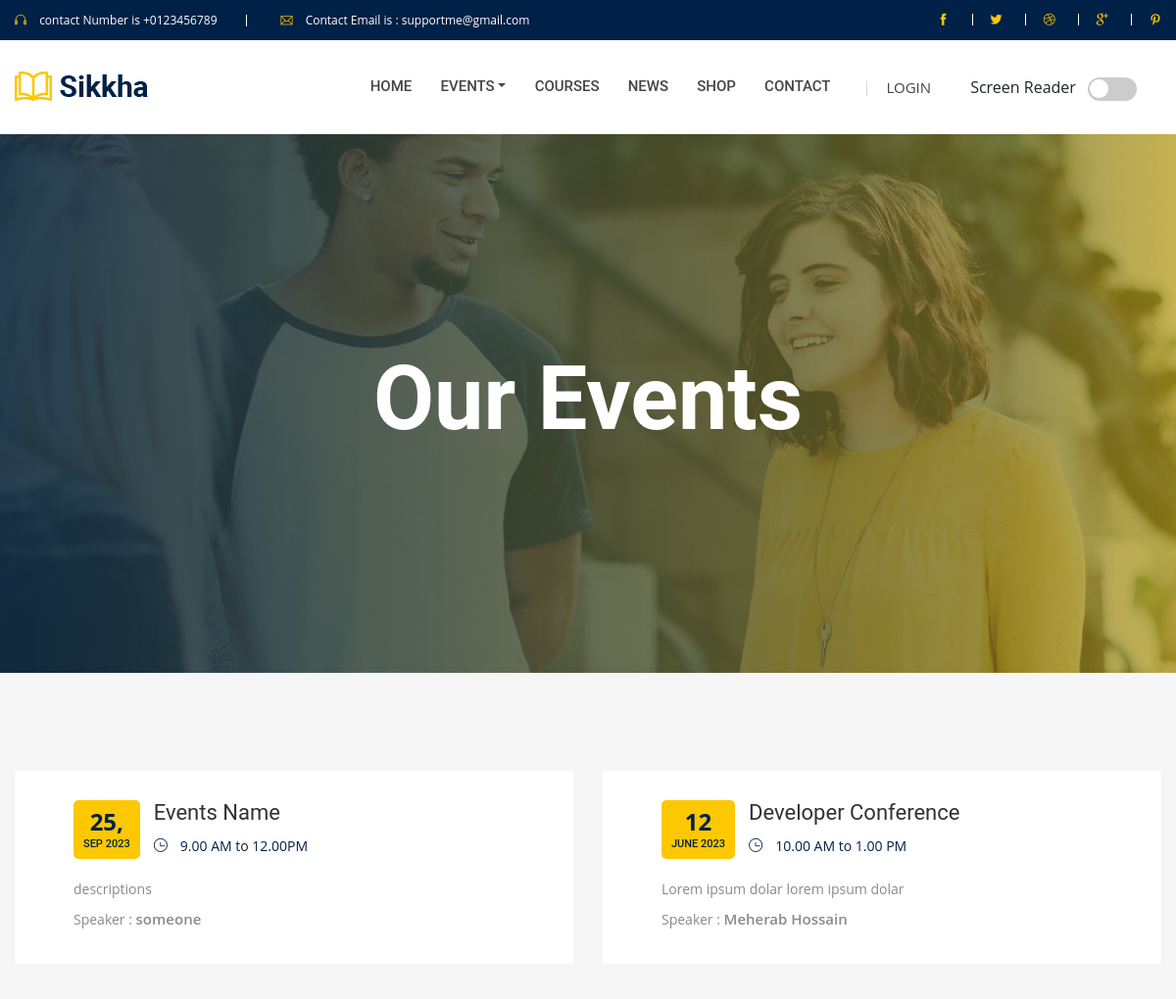
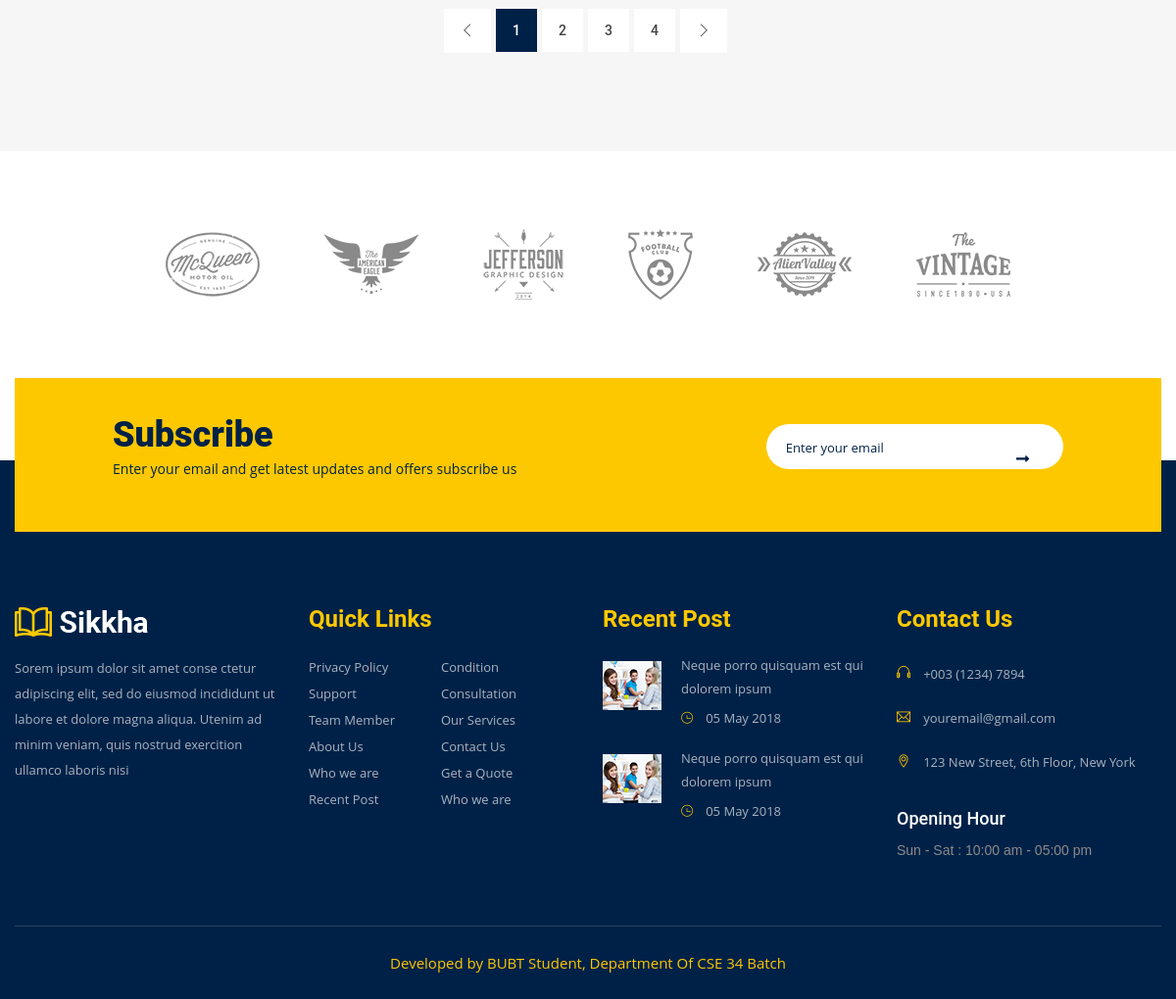
The app's page /event-shikkha/ with its own data (2 pictures, top to bottom).
### myapp/models.py (models this page shows, shortened)
class E_events(models.Model):
    img = models.ImageField(upload_to='events')
    date = models.CharField(max_length=1000)
    date_m_y = models.CharField(max_length=1000, default="")
    event_name =  models.CharField(max_length=1000)
    time = models.CharField(max_length=1000)
    desc = models.CharField(max_length=1000)
    speaker = models.CharField(max_length=1000)

### myapp/views.py (the view, shortened to what this page needs)
# urls.py: path('event-shikkha/',views.events,name='events'),
def events(request):
    return render(request, 'events_01.html',context={'events_data':E_events_data})

### templates/events_01.html (shortened to what this page needs)
{% extends 'base.html' %}
{% block body_content %}
{% load static %}
    <div class="slider-area">
        <div class="pages-title">
            <div class="single-slider slider-height slider-height-breadcrumb d-flex align-items-center" style="background-image: url({% static 'img/bg/others_bg.jpg' %});">
                <div class="container">
                    <div class="row">
                        <div class="col-xl-12">
                            <div class="slider-content slider-content-breadcrumb text-center">
                                <h1 class="white-color f-700">Our Events</h1>
                            </div>
                        </div>
                    </div>
                </div>
            </div>
        </div>
    </div>
    <div class="events-area gray-bg pt-100 pb-70">
        <div class="container">
            <div class="events-list">
                <div class="row">
                    {% for data in events_data %}
                    <div class="col-xl-6 offset-xl-0 col-lg-6 offset-lg-0 col-md-10 offset-md-1">
                        <div class="single-events mb-30">
                            <div class="events-wrapper events-wrapper-padding">
                                <div class="events-inner d-flex">
                                    <div class="events-text white-bg">
                                        <div class="event-text-heading mb-20">
                                            <div class="events-calendar text-center f-left">
                                                <span class="date">{{ data.date }}</span>
                                                <span class="month">{{ data.date_m_y }}</span>
                                            </div>
                                            <div class="events-text-title clearfix">
                                                <a href="#">
                                                    <h4>{{ data.event_name }}</h4>
                                                </a>
                                                <div class="time-area">
                                                    <span class="ti-time"></span>
                                                    <span class="published-time">{{ data.time }}</span>
                                                </div>
                                            </div>
                                        </div>
                                        <div class="events-para">
                                            <p>{{ data.desc }}</p>
                                        </div>
                                        <div class="events-speaker">
                                            <h2>Speaker : <span>{{ data.speaker }}</span></h2>
                                        </div>
                                    </div>
                                </div>
                            </div>
                        </div>
                    </div>
                {% endfor %}
                </div>
                <div class="row">
                    <div class="col-xl-12 text-center">
                        <div class="single-events-btn mt-15 mb-30">
                            <nav class="course-pagination mb-30" aria-label="Page navigation example">
                                <ul class="pagination justify-content-center">
                                    <li class="page-item">
                                        <a class="page-link" href="#"><span class="ti-angle-left"></span></a>
                                    </li>
                                    <li class="page-item active">
                                        <a class="page-link" href="#">1</a>
                                    </li>
                                    <li class="page-item">
                                        <a class="page-link" href="#">2</a>
                                    </li>
                                    <li class="page-item">
                                        <a class="page-link" href="#">3</a>
                                    </li>
                                    <li class="page-item">
                                        <a class="page-link" href="#">4</a>
                                    </li>
                                    <li class="page-item">
                                        <a class="page-link" href="#"><span class="ti-angle-right"></span></a>
                                    </li>
                                </ul>
                            </nav>
                        </div>
                    </div>
                </div>
            </div>
        </div>
    </div>
{% endblock body_content %}

### static/css/default.css (style rules this page uses)
.mt-15 { margin-top: 15px; }
.mb-20 { margin-bottom: 20px; }
.mb-30 { margin-bottom: 30px; }
.pt-100 { padding-top: 100px; }
.pb-70 { padding-bottom: 70px; }
.f-700 { font-weight: 700; }
.gray-bg { background: #f6f6f6; }
.white-bg { background: #fff; }
.white-color { color: #fff; }

### static/css/style.css (style rules this page uses)
body { font-family: 'Open Sans', sans-serif; font-weight: normal; font-style: normal; }
.f-left { float: left }
a, button { transition: all 0.3s ease-out 0s; cursor: pointer; }
a, button { color: #1696e7; outline: medium none; }
h1, h2, h3, h4, h5, h6 { font-family: 'Roboto', sans-serif; font-weight: normal; color: #313131; margin-top: 0px; font-style: normal; font-weight: 400; }
h1 { font-size: 20px; font-weight: 500; }
h2 { font-size: 35px; }
h4 { font-size: 22px; }
ul { margin: 0px; padding: 0px; }
li { list-style: none }
p { font-size: 14px; font-weight: normal; line-height: 24px; color: #8a8a8a; margin-bottom: 15px; font-family: 'Open Sans', sans-serif; }
*::placeholder { color: #555555; font-size: 14px; opacity: 1; }
.single-slider { background-size: cover; background-position: center center; }
.slider-height { min-height: 800px; }
.slider-content h1 { font-size: 60px; }
.slider-height-breadcrumb { min-height: 600px; }
.slider-content-breadcrumb h1 { font-size: 90px; }
.course-pagination li.page-item { margin-right: 5px; }
.course-pagination li.page-item .page-link { padding: 15px 17px; margin-left: 0; line-height: 1; border: 0px solid #dee2e6; color: #444444; font-size: 14px; font-weight: 500; font-family: 'Roboto', sans-serif; }
.course-pagination li.page-item:first-child .page-link { border-top-left-radius: 0; border-bottom-left-radius: 0; }
.course-pagination .page-item:last-child .page-link { border-top-right-radius: 0; border-bottom-right-radius: 0; }
.course-pagination .page-item.active .page-link { z-index: 1; color: #fff; background-color: #002147; }
.events-text { padding: 30px; padding-right: 20px; border-radius: 0px 5px 5px 0px; padding-bottom: 20px; }
.events-text-title { overflow: hidden; }
.events-text-title a { font-size: 20px; font-weight: 700; color: #002147; line-height: 1; margin: 0; margin-bottom: 9px; margin-top: 4px; transition: .4s; }
.events-calendar { padding: 10px; display: inline-block; background-color: #fdc800; border-radius: 5px; margin-right: 14px; }
.date { font-size: 24px; font-weight: 700; color: #002147; line-height: 1; }
.events-calendar .month { display: block; font-size: 11px; color: #002147; font-weight: 500; font-family: 'Roboto', sans-serif; line-height: 1; text-transform: uppercase; margin-top: 2px; }
.time-area span { font-size: 14px; line-height: 1; color: #fdc800; }
span.published-time { color: #8a8a8a; margin-left: 9px; }
.events-para p { line-height: 26px; font-size: 14px; color: #8a8a8a; margin: 0; }
.events-speaker h2 { font-size: 14px; color: #8a8a8a; line-height: 1; font-family: 'Open Sans', sans-serif; }
.events-speaker h2 span { font-size: 15px; font-weight: 600; }
.events-speaker { margin-top: 10px; }
.time-area span { font-size: 14px; line-height: 1; color: #002147; }
.events-wrapper-padding { padding: 30px; background-color: #fff; padding-right: 20px; }
.events-wrapper-padding .events-text { padding: 0; padding-left: 30px; }

### static/css/responsive.css (style rules this page uses)
@media (min-width: 1200px) and (max-width: 1500px) { .slider-height { min-height: 508px; } }
@media (min-width: 992px) and (max-width: 1200px) { .slider-height { min-height: 550px; } }
@media (min-width: 992px) and (max-width: 1200px) { .events-text { border-radius: 5px; } }

### records on screen
E_events: date "25,", date_m_y "SEP 2023", event_name "Events Name", time "9.00 AM to 12.00PM", desc "descriptions", speaker "someone"
E_events: date "12", date_m_y "JUNE 2023", event_name "Developer Conference", time "10.00 AM to 1.00 PM", desc "Lorem ipsum dolar lorem ipsum dolar", speaker "Meherab Hossain"
